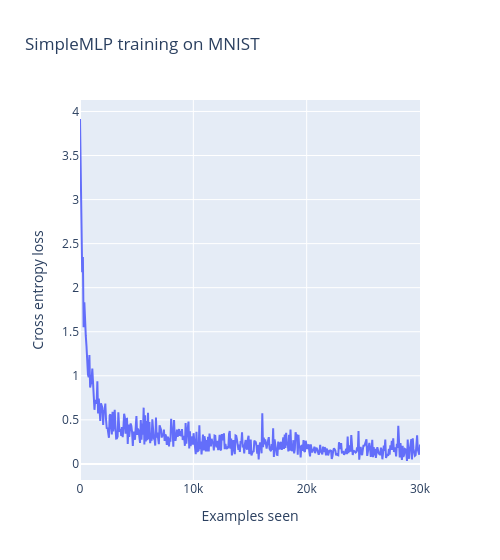

Write notebook code for a chart like this one.
### Code cell
model = SimpleMLP().to(device)

batch_size = 64
epochs = 3

mnist_trainset, _ = get_mnist()
mnist_trainloader = DataLoader(mnist_trainset, batch_size=batch_size, shuffle=True)

optimizer = t.optim.Adam(model.parameters(), lr=1e-3)
loss_list = []

for epoch in range(epochs):
    pbar = tqdm(mnist_trainloader)

    for imgs, labels in pbar:
        # Move data to device, perform forward pass
        imgs, labels = imgs.to(device), labels.to(device)
        logits = model(imgs)

        # Calculate loss, perform backward pass
        loss = F.cross_entropy(logits, labels)
        loss.backward()
        optimizer.step()
        optimizer.zero_grad()

        # Update logs & progress bar
        loss_list.append(loss.item())
        pbar.set_postfix(epoch=f"{epoch + 1}/{epochs}", loss=f"{loss:.3f}")

line(
    loss_list,
    x_max=epochs * len(mnist_trainset),
    labels={"x": "Examples seen", "y": "Cross entropy loss"},
    title="SimpleMLP training on MNIST",
    width=500,
)

### Figure 1 — Plotly figure (JSON) as saved in the notebook; plotly's stock layout.template omitted (floating-point values rounded to 4 significant figures; data arrays with more than 128 entries replaced by an {"elided": "..."} marker saying what was removed)
{"data": [{"hovertemplate": "Examples seen=%{x}<br>Cross entropy loss=%{y}<extra></extra>", "legendgroup": "", "line": {"color": "#636efa", "dash": "solid"}, "marker": {"symbol": "circle"}, "mode": "lines", "name": "", "orientation": "v", "showlegend": false, "type": "scatter", "x": {"elided": "471 float values"}, "xaxis": "x", "y": {"elided": "471 float values"}, "yaxis": "y"}], "layout": {"hovermode": "x unified", "legend": {"tracegroupgap": 0}, "title": {"text": "SimpleMLP training on MNIST"}, "width": 500, "xaxis": {"anchor": "y", "domain": [0, 1], "title": {"text": "Examples seen"}}, "yaxis": {"anchor": "x", "domain": [0, 1], "title": {"text": "Cross entropy loss"}}}}
